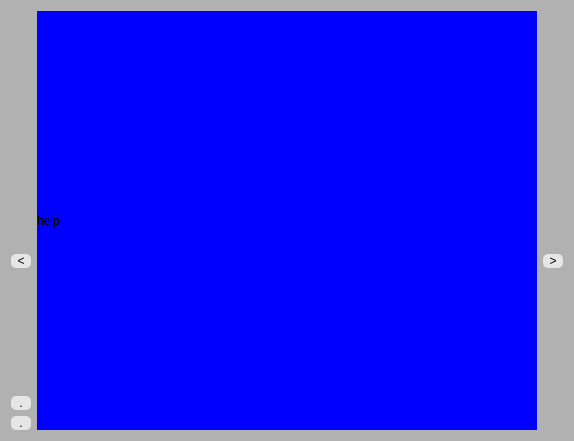
<?xml version="1.0" encoding="UTF-8"?>
<ui version="4.0">
 <class>Modal</class>
 <widget class="QDialog" name="Modal">
  <property name="geometry">
   <rect>
    <x>0</x>
    <y>0</y>
    <width>574</width>
    <height>441</height>
   </rect>
  </property>
  <property name="windowTitle">
   <string>Dialog</string>
  </property>
  <property name="styleSheet">
   <string notr="true">QWidget{
background-color:rgb(177, 177, 177);
}

QPushButton{
color:black;
background-color:#e6e6e6;
font: 9pt &quot;Sans Serif Collection&quot;;
border-radius:5px;
}

QPushButton:pressed{
background-color:gray;
}
</string>
  </property>
  <layout class="QGridLayout" name="gridLayout">
   <item row="5" column="0">
    <widget class="QPushButton" name="pushButton_2">
     <property name="text">
      <string>.</string>
     </property>
    </widget>
   </item>
   <item row="0" column="2" rowspan="6">
    <widget class="QScrollArea" name="modalScrollArea">
     <property name="sizePolicy">
      <sizepolicy hsizetype="Preferred" vsizetype="Preferred">
       <horstretch>0</horstretch>
       <verstretch>0</verstretch>
      </sizepolicy>
     </property>
     <property name="styleSheet">
      <string notr="true">background-color:white;
text-align:center;
</string>
     </property>
     <property name="frameShape">
      <enum>QFrame::Shape::NoFrame</enum>
     </property>
     <property name="frameShadow">
      <enum>QFrame::Shadow::Plain</enum>
     </property>
     <property name="lineWidth">
      <number>1</number>
     </property>
     <property name="verticalScrollBarPolicy">
      <enum>Qt::ScrollBarPolicy::ScrollBarAlwaysOff</enum>
     </property>
     <property name="horizontalScrollBarPolicy">
      <enum>Qt::ScrollBarPolicy::ScrollBarAlwaysOff</enum>
     </property>
     <property name="widgetResizable">
      <bool>true</bool>
     </property>
     <property name="alignment">
      <set>Qt::AlignmentFlag::AlignCenter</set>
     </property>
     <widget class="QWidget" name="modalScrollAreaContents">
      <property name="geometry">
       <rect>
        <x>0</x>
        <y>0</y>
        <width>514</width>
        <height>429</height>
       </rect>
      </property>
      <property name="sizePolicy">
       <sizepolicy hsizetype="Minimum" vsizetype="Minimum">
        <horstretch>0</horstretch>
        <verstretch>0</verstretch>
       </sizepolicy>
      </property>
      <property name="styleSheet">
       <string notr="true">background-color:rgb(177, 177, 177);
text-align:center;</string>
      </property>
      <layout class="QVBoxLayout" name="verticalLayout">
       <property name="leftMargin">
        <number>0</number>
       </property>
       <property name="topMargin">
        <number>0</number>
       </property>
       <property name="rightMargin">
        <number>0</number>
       </property>
       <property name="bottomMargin">
        <number>0</number>
       </property>
       <item>
        <widget class="QLabel" name="modalLabel">
         <property name="sizePolicy">
          <sizepolicy hsizetype="Preferred" vsizetype="Preferred">
           <horstretch>0</horstretch>
           <verstretch>0</verstretch>
          </sizepolicy>
         </property>
         <property name="styleSheet">
          <string notr="true">border:0;
background-color:blue;
text-align:center;</string>
         </property>
         <property name="lineWidth">
          <number>0</number>
         </property>
         <property name="text">
          <string>help</string>
         </property>
        </widget>
       </item>
      </layout>
     </widget>
    </widget>
   </item>
   <item row="4" column="0">
    <widget class="QPushButton" name="pushButton">
     <property name="text">
      <string>.</string>
     </property>
    </widget>
   </item>
   <item row="2" column="0">
    <widget class="QPushButton" name="modalBackBtn">
     <property name="sizePolicy">
      <sizepolicy hsizetype="Fixed" vsizetype="Fixed">
       <horstretch>0</horstretch>
       <verstretch>0</verstretch>
      </sizepolicy>
     </property>
     <property name="minimumSize">
      <size>
       <width>20</width>
       <height>0</height>
      </size>
     </property>
     <property name="maximumSize">
      <size>
       <width>20</width>
       <height>16777215</height>
      </size>
     </property>
     <property name="text">
      <string>&lt;</string>
     </property>
    </widget>
   </item>
   <item row="2" column="3">
    <widget class="QPushButton" name="modalForwardBtn">
     <property name="sizePolicy">
      <sizepolicy hsizetype="Fixed" vsizetype="Fixed">
       <horstretch>0</horstretch>
       <verstretch>0</verstretch>
      </sizepolicy>
     </property>
     <property name="minimumSize">
      <size>
       <width>20</width>
       <height>0</height>
      </size>
     </property>
     <property name="maximumSize">
      <size>
       <width>20</width>
       <height>16777215</height>
      </size>
     </property>
     <property name="text">
      <string>&gt;</string>
     </property>
    </widget>
   </item>
  </layout>
 </widget>
 <resources/>
 <connections/>
</ui>
